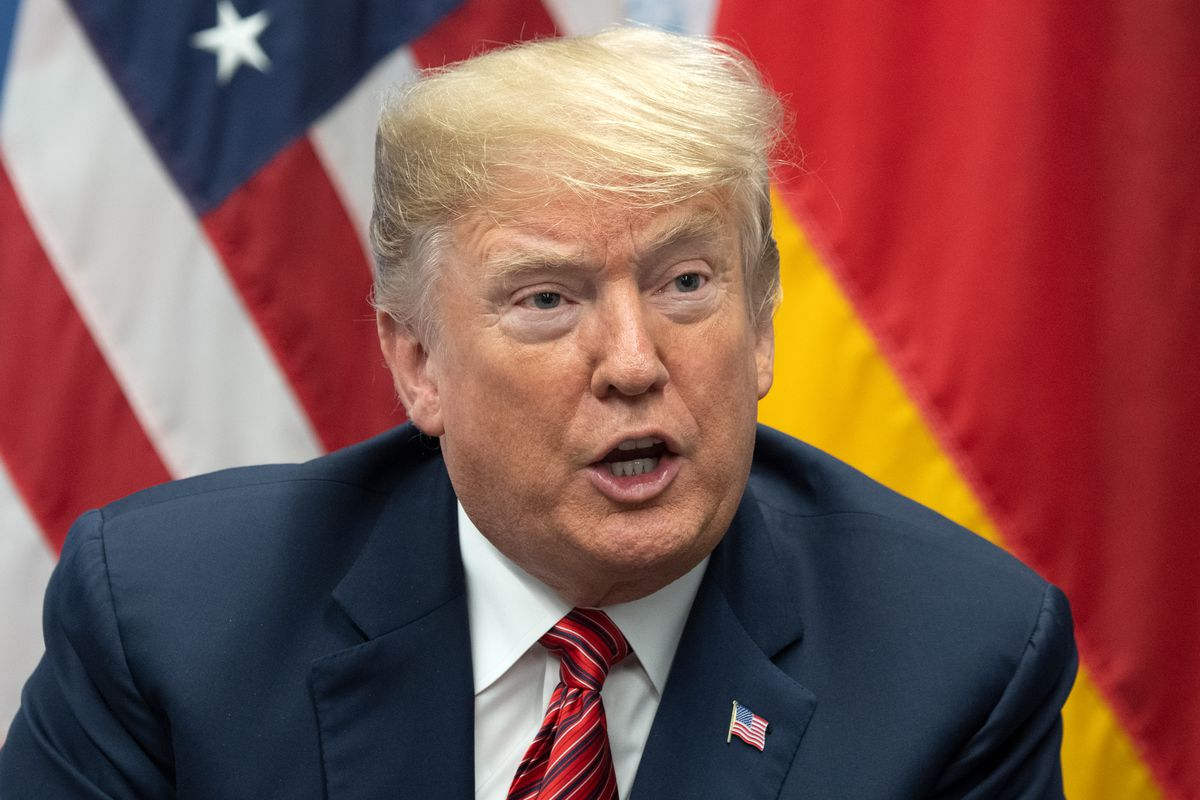
#> input picture test/imgs_part_trump/trump_2.jpg, 1200 x 800 px
$ python sift.py   (older library calls are emulated)
#> lines starting #> are read from the running program, lines starting #| are printed output that depends on the picture
#!/usr/bin/env python
# -*- coding: utf-8 -*-
"""
     # @Time    : 2019-03-25 20:06
     # @Author  : Awiny
     # @Site    :
     # @Project : FindFace
     # @File    : sift.py
     # @Software: PyCharm
     # @Github  : https://github.com/FingerRec
     # @Blog    : http://fingerrec.github.io
"""
import scipy.io
import os

os.environ['TF_CPP_MIN_LOG_LEVEL'] = '2'  #close the warning
import cv2
import numpy as np
from matplotlib import pyplot as plt
from sklearn.decomposition import PCA

class SiftFeatureExtract(object):
    # [134 lines left out: functions __init__, calculate_sift_feature, calculate_similarity, draw_match, sift_test, sift_bf_matcher, not called in this run]

def flann():
    img1 = cv2.imread('test/imgs_part_trump/trump_2.jpg', 0)  # queryImage
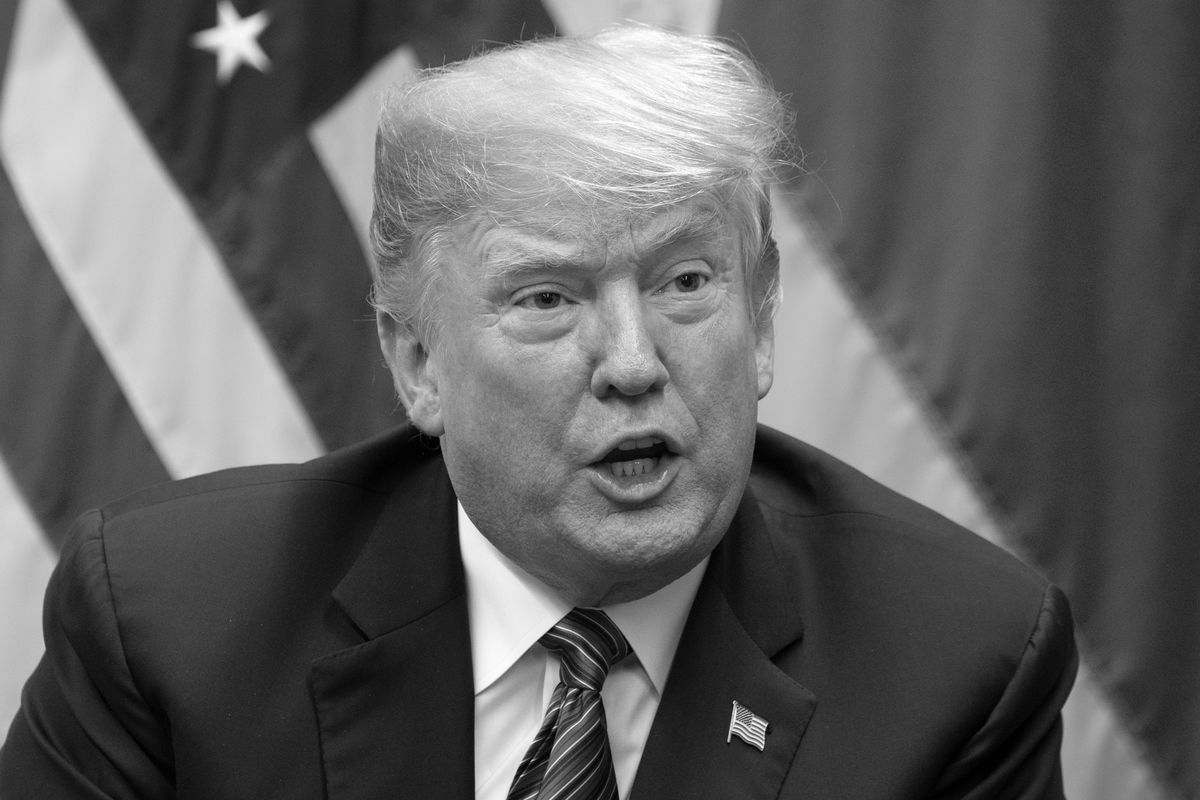
#> img1: shape (800, 1200); min 0, max 255, mean 96.6
    img2 = cv2.imread('test/imgs_part_trump/multi_0.jpg', 0)  # trainImage
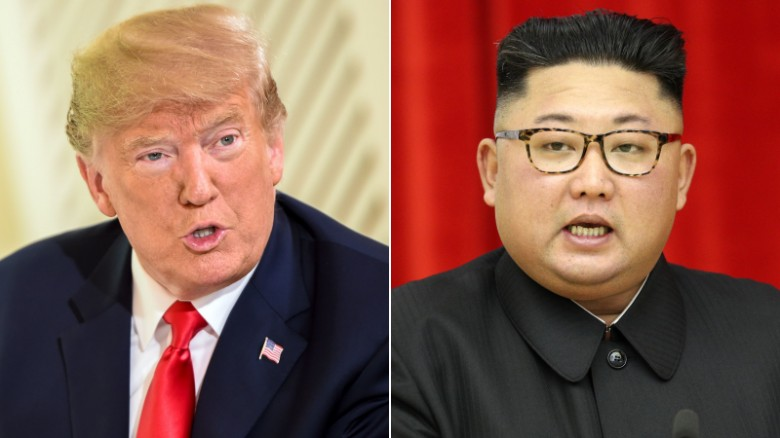
#> input picture test/imgs_part_trump/multi_0.jpg, 780 x 438 px
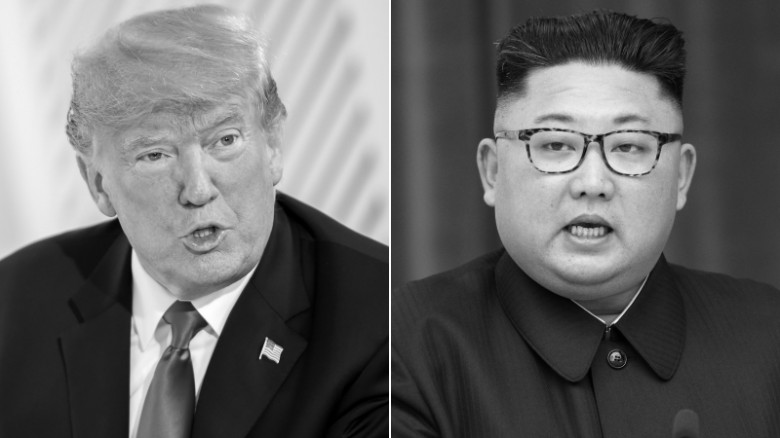
#> img2: shape (438, 780); min 0, max 255, mean 102.9
    # Initiate SIFT detector
    sift = cv2.xfeatures2d.SIFT_create()
    # find the keypoints and descriptors with SIFT
    kp1, des1 = sift.detectAndCompute(img1, None)
#> kp1 = 871 keypoints; strongest (x, y, size): (234, 40, 33.7), (508, 616, 57.8), (474, 545, 22.4), (502, 745, 42.1)
    kp2, des2 = sift.detectAndCompute(img2, None)
#> kp2 = 493 keypoints; strongest (x, y, size): (272, 351, 12.6), (216, 310, 20.7), (201, 352, 18.3), (599, 138, 5.5)
    # FLANN parameters
    FLANN_INDEX_KDTREE = 1
    index_params = dict(algorithm=FLANN_INDEX_KDTREE, trees=5)
    search_params = dict(checks=50)  # or pass empty dictionary
    flann = cv2.FlannBasedMatcher(index_params, search_params)
    matches = flann.knnMatch(des1, des2, k=2)
#> matches = 871 matches
    # Need to draw only good matches, so create a mask
    matchesMask = [[0, 0] for i in range(len(matches))]
#> matchesMask = 871 pairs, first value 0 to 0, second value 0 to 0
    # ratio test as per Lowe's paper
    for i, (m, n) in enumerate(matches):
        if m.distance < 0.7 * n.distance:
            matchesMask[i] = [1, 0]
#> after the loop, matchesMask = 871 pairs, first value 0 to 1, second value 0 to 0
    draw_params = dict(matchColor=(0, 255, 0),
                       singlePointColor=(255, 0, 0),
                       matchesMask=matchesMask,
                       flags=0)
#> draw_params = 4 items
    img3 = cv2.drawMatchesKnn(img1, kp1, img2, kp2, matches, None, **draw_params)
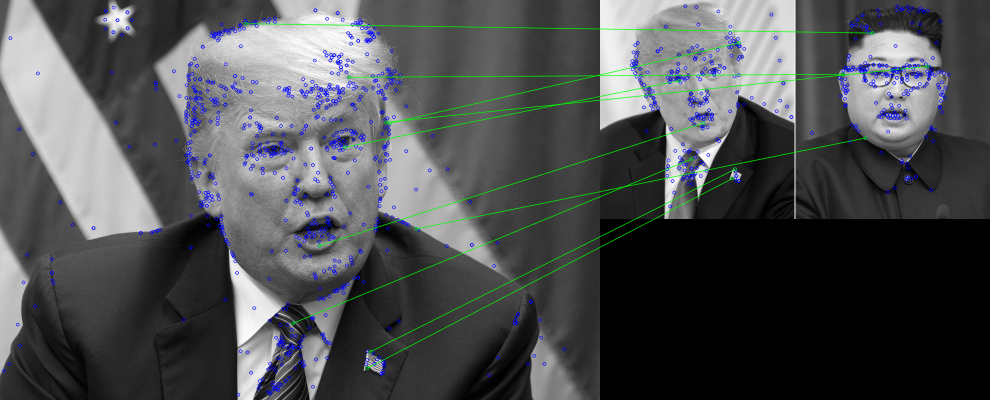
#> img3: shape (800, 1980, 3) (shown at 1/2 size); mean of channels 0, 1, 2 82, 79.9, 77.9; drawn as B, G, R
    plt.imshow(img3, ), plt.show()

def main():
    flann()
    #sift_bf_matcher()
    #sift_test()

if __name__ == '__main__':
    main()
